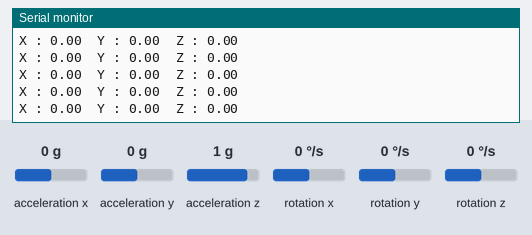
Recording of a sketch running on a simulated Arduino Uno, built with avr-gcc and run on an emulated ATmega328P. Parts: the last lines printed to the serial monitor. The test bench sets the inputs (shaded band); at power-on: acceleration y 0 g, acceleration x 0 g, acceleration z 1 g, rotation x 0 °/s, rotation y 0 °/s, rotation z 0 °/s.

Above: at 3.2 s.
3.3 s: acceleration y set to -1.4 g
At 3.8 s:
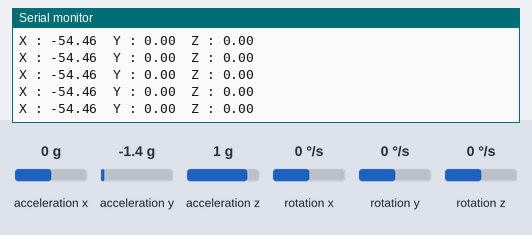
6.3 s: acceleration y set to 0.8 g
At 7.0 s:
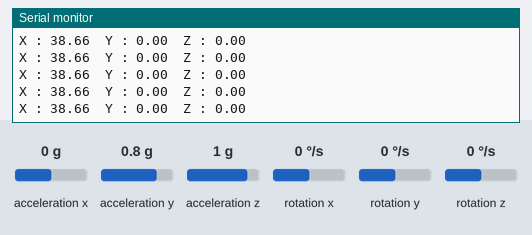
9.3 s: acceleration x set to -1.4 g
At 9.8 s:
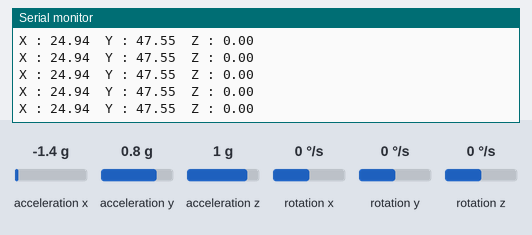
10.8 s: acceleration z set to -1.4 g
At 11.6 s:
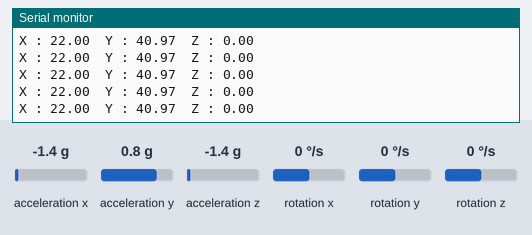
12.3 s: acceleration y set to -0.8 g
At 12.8 s:
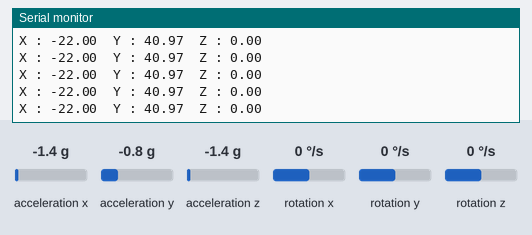
Timing chart, 0 to 15.3 s (numbered marks = the images above; inputs shaded):
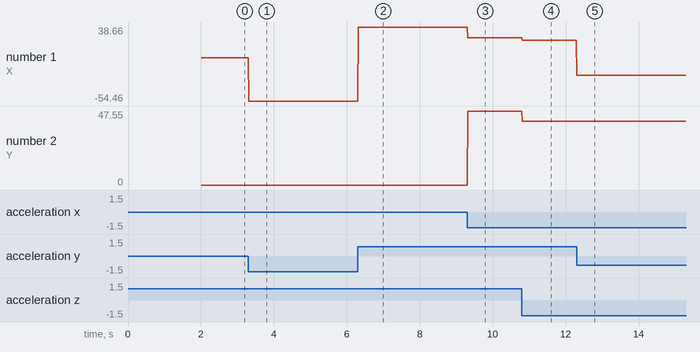

The sketch:

GetAngle.ino
```cpp
// (licence header left out)
#include "Wire.h"
#include <MPU6050_light.h>

MPU6050 mpu(Wire);
unsigned long timer = 0;

void setup() {
  Serial.begin(112500);
  Serial.println("Merge");
  Wire.begin();

  byte status = mpu.begin();
  Serial.print(F("MPU6050 status: "));
 Serial.println("CEVA");
  Serial.println(status);
  while(status!=0){
    Serial.println("CEVA");
   } // stop everything if could not connect to MPU6050

  Serial.println(F("Calculating offsets, do not move MPU6050"));
  delay(1000);
  // mpu.upsideDownMounting = true; // uncomment this line if the MPU6050 is mounted upside-down
  mpu.calcOffsets(); // gyro and accelero
  Serial.println("Done!\n");
}

void loop() {
  mpu.update();

  if((millis()-timer)>10){ // print data every 10ms
	Serial.print("X : ");
	Serial.print(mpu.getAngleX());
	Serial.print("\tY : ");
	Serial.print(mpu.getAngleY());
	Serial.print("\tZ : ");
	Serial.println(mpu.getAngleZ());
	timer = millis();
  }
}
```

Measured:
- after the input at 3.3 s, the serial monitor: prints a new line at once (image 1)
- after the input at 6.3 s, the serial monitor: prints a new line at once (image 2)
- after the input at 9.3 s, the serial monitor: prints a new line at once (image 3)
- after the input at 10.8 s, the serial monitor: prints a new line at once (image 4)
- after the input at 12.3 s, the serial monitor: prints a new line at once (image 5)
- plotted number 1: 0 → -54.46 after the input at 3.3 s, -54.46 → 38.66 after the input at 6.3 s, 38.66 → 24.94 after the input at 9.3 s, 24.94 → 22 after the input at 10.8 s, 22 → -22 after the input at 12.3 s
- plotted number 2: 0 → 47.55 after the input at 9.3 s, 47.55 → 40.97 after the input at 10.8 s
